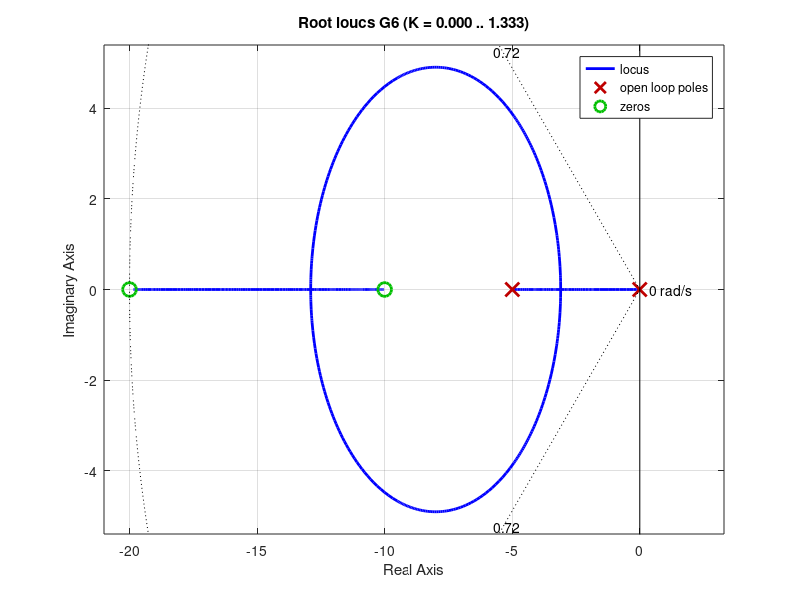

This chart was generated by the following MATLAB code:
%Unidad 4 Ejercicio 23 
pkg load control
clc; close all; clear all;
s = tf('s');
psita = sqrt((log(0.04)^2)/(pi^2+log(0.04)^2))
G1 = 20/((s+10)*(s+100))
G2 = 5/(s+10)
G3 = 1200/(s^2+70*s+1000)
G4 = (12*(s+10))/(s*(s+30))
G5 = 0.75/((s+1)^3)
G6 = (150*(s+10)*(s+20))/(s*(s+5))
rlocus(G6)
sgrid(psita, [20])
%Primer caso: Respuesta criticamente amortiguada psita = 1
s1a = -55
k1a = 1/abs(20/((s1a+10)*(s1a+100)))

%G2 k puede tomar cualquier valor

s3a = -35
k3a = 1/abs(1200/(s3a^2+70*s3a+1000))

%G4 k puede tomar cualquier valor

%s5a = 

%Segundo caso: Respuesta sub-amortiguada mp <= 4
s1b = -55+55i
k1b = 1/abs(20/((s1b+10)*(s1b+100)))

%G2 no existe valor de k que me produzca una respuesta sub-amortiguada

s3b = -35+35i
k3b = 1/abs(1200/(s3b^2+70*s3b+1000))

%G4 no existe valor de k que me produzca una respuesta sub-amortiguada

